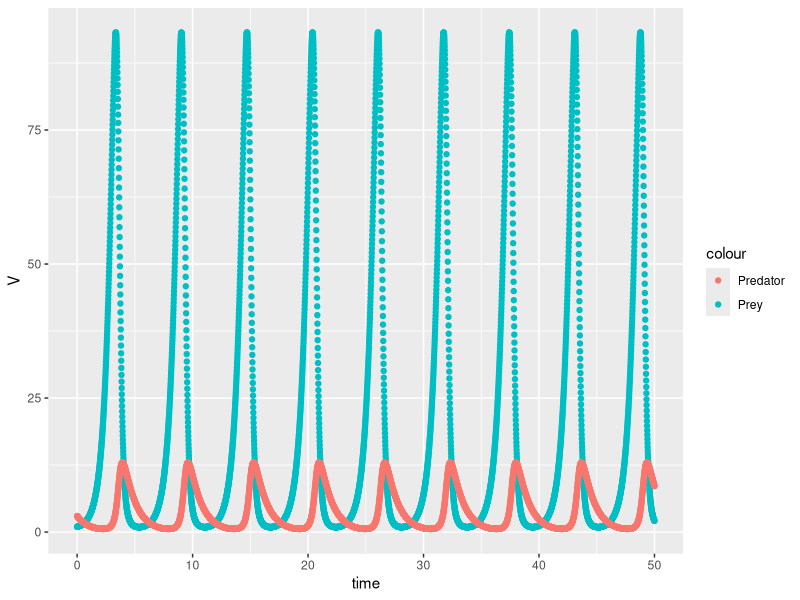

Write the R code that produced this figure.
library(deSolve)
library(ggplot2)

#time
t <- seq(0, 50, by = 0.01)

# parameters
parameters <- c(r = 2, k = 0.5, e = 0.1, d = 1)

# initial condition: this is an array now!
state <- c(V = 1, P = 3)

lotkaVoltera <- function(t, state, parameters){
  with(as.list(c(state, parameters)), {
    dV = r * V - k * V * P
    dP = e * k * V * P - d * P
    list(c(dV, dP))
  })
}

out <- ode(y = state, times = t, func = lotkaVoltera, parms = parameters)
out_df = as.data.frame(out)

ggplot(data = out_df, aes(x = time, y = V, color= 'Prey')) + geom_point() + geom_point(data = out_df, aes(x = time, y = P, color = 'Predator'))
